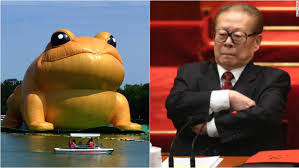
#> input picture toad_and_jiang.jpg, 299 x 168 px
$ jupyter execute --allow-errors bootstrap_invariant_feature_python.ipynb   (shell and % lines are left out)
#> lines starting #> are read from the running program, lines starting #| are printed output that depends on the picture
[cell 1]
import imageio

import numpy as np
import matplotlib.pyplot as plt

[cell 2]
import cv2

[cell 3]
img_rgb = imageio.imread('toad_and_jiang.jpg')
#> img_rgb is the input picture: shape (168, 299, 3); mean R, G, B 109.3, 85, 74.3

[cell 4]
img = cv2.cvtColor(img_rgb, cv2.COLOR_RGB2GRAY)
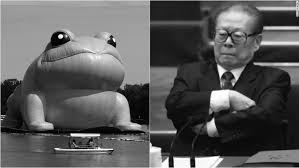
#> img: shape (168, 299); min 0, max 255, mean 91

[cell 5]
toad = img[:,:140]
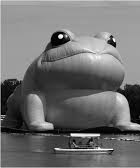
#> toad: shape (168, 140); min 0, max 254, mean 112.4

[cell 6]
plt.imshow(toad, cmap='gray')

[cell 7]
moments = cv2.moments(toad)
#> moments = moments, m00 2642621, centre m10/m00, m01/m00 = (72.32, 71.42)

[cell 8]
huMoments = cv2.HuMoments(moments)
#> huMoments = [0.00157, 8.86e-08, 1.4e-10, 1.33e-10, 1.42e-20, 3.3e-14, -1.14e-20]

[cell 9]
moments
#> Out has the same summary as moments

[cell 10]
huMoments
#> Out has the same summary as huMoments

[cell 11]
np.log(huMoments)
#> Out = [-6.46, -16.24, -22.69, -22.74, -45.7, -31.04, nan]

[cell 12]
plt.imshow(toad[:toad.shape[0]//3,:toad.shape[1]//3])
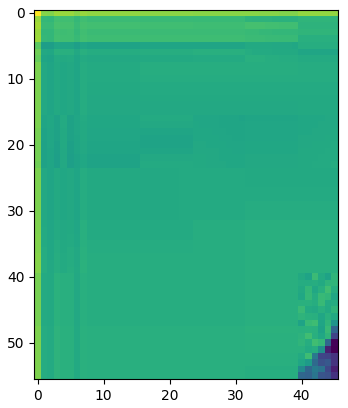
#> figure drawn by matplotlib, 1 panel

[cell 13]
moments = cv2.moments(toad[:toad.shape[0]//3,:toad.shape[1]//3])
#> moments = moments, m00 403986, centre m10/m00, m01/m00 = (22.34, 27.28)

[cell 14]
moments
#> Out has the same summary as moments

[cell 15]
huMoments = cv2.HuMoments(moments)
#> huMoments = [0.00109, 4.83e-08, 3.52e-13, 6.48e-14, 9.61e-27, 7.33e-19, 1.83e-27]

[cell 16]
huMoments
#> Out has the same summary as huMoments

[cell 17]
np.log(huMoments)
#> Out = [-6.82, -16.85, -28.68, -30.37, -59.91, -41.76, -61.56]
